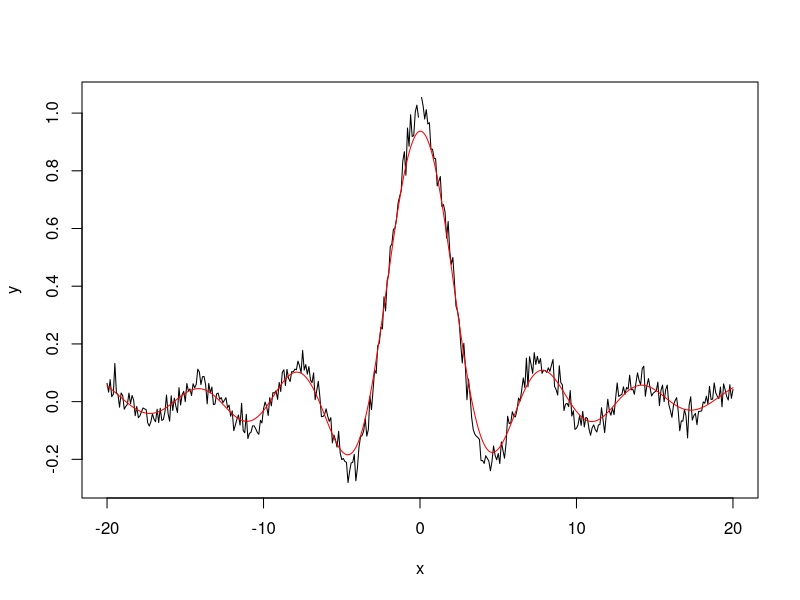
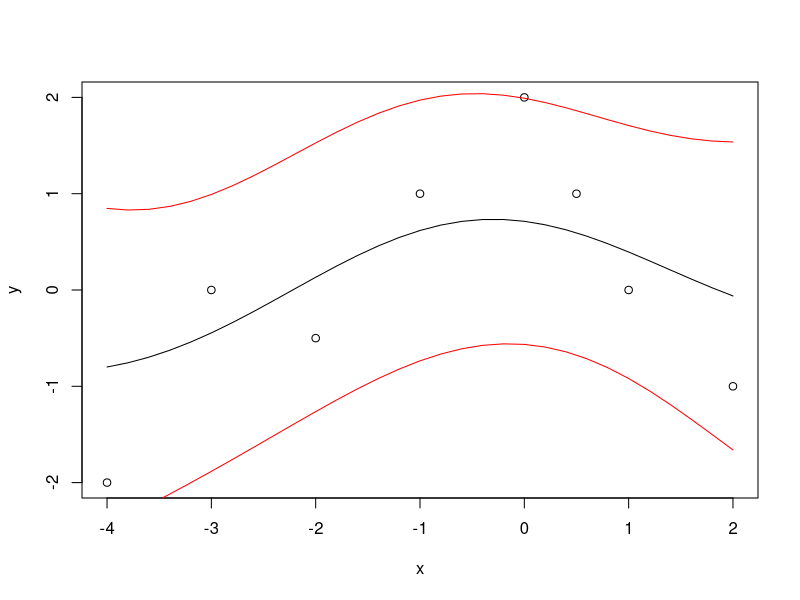
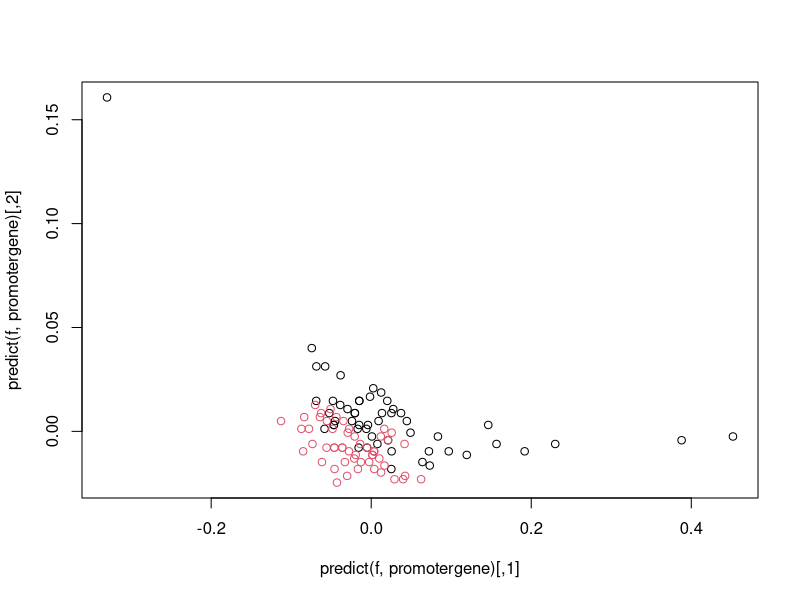
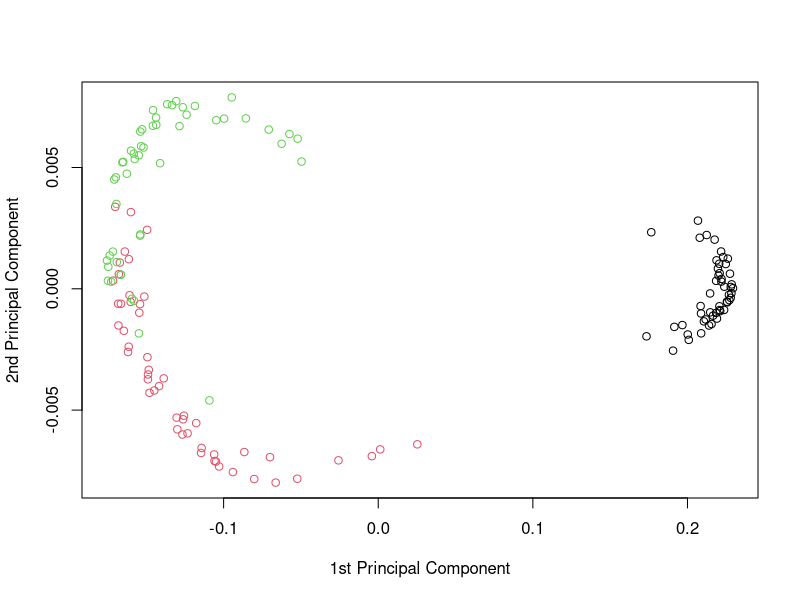
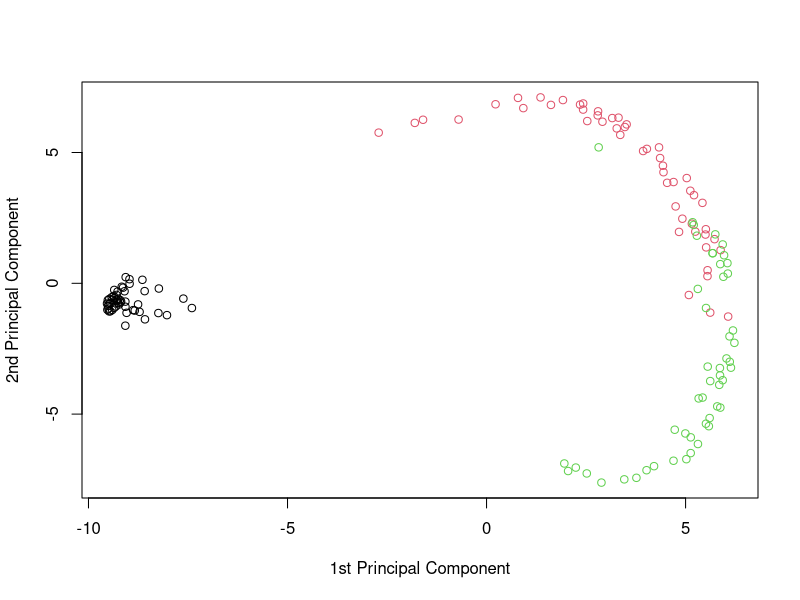
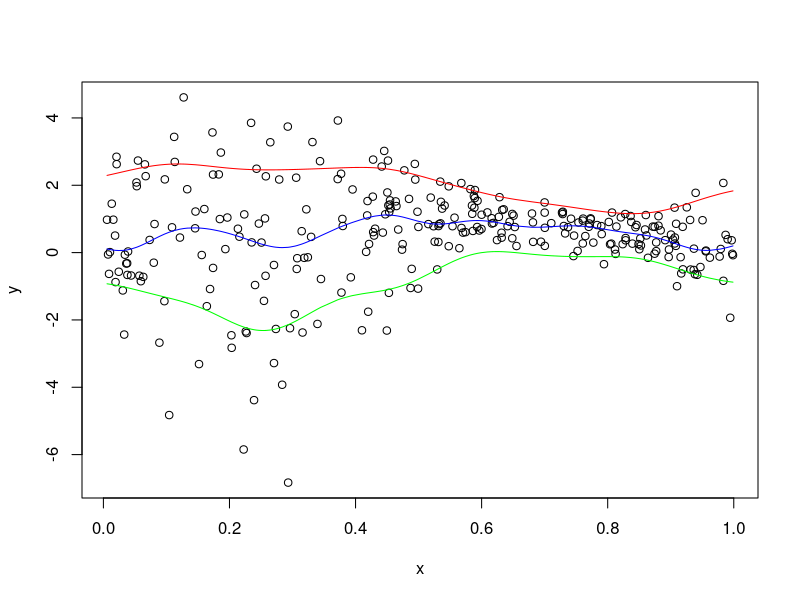
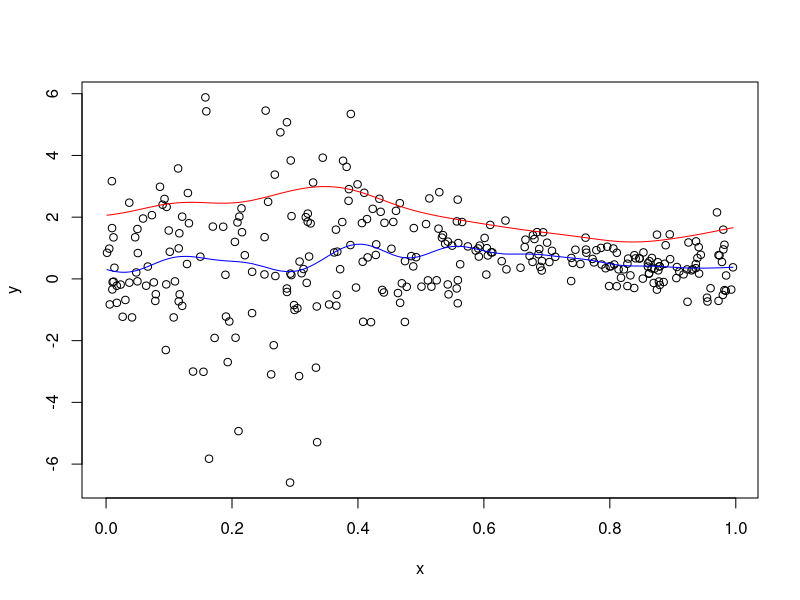
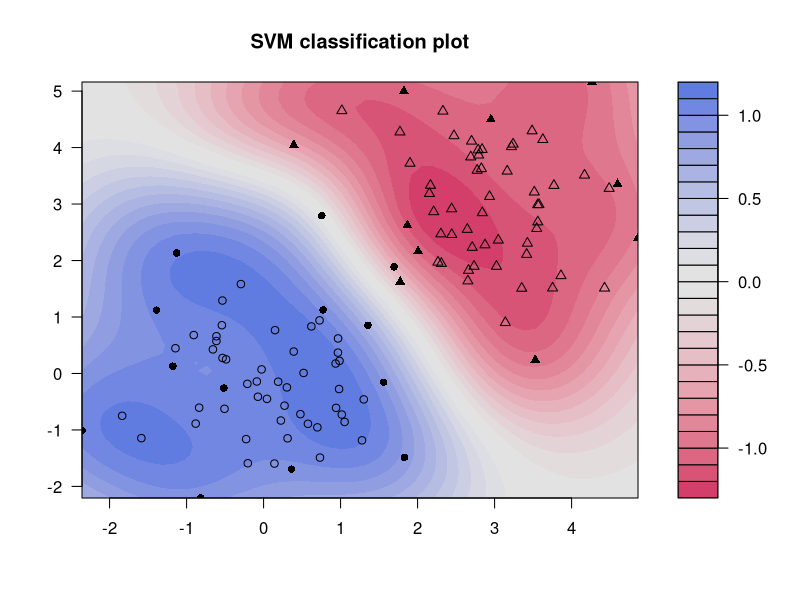

Write R code to recreate these figures, in order.
library(kernlab)
test_1 <- function() {
    ## Create toy data
    x <- rbind(matrix(rnorm(10),,2),matrix(rnorm(10,mean=3),,2))
    y <- matrix(c(rep(1,5),rep(-1,5)))

    ### Use as.kernelMatrix to label the cov. matrix as a kernel matrix
    ### which is eq. to using a linear kernel 

    K <- as.kernelMatrix(crossprod(t(x)))

    K

    svp2 <- ksvm(K, y, type="C-svc")

    svp2
}

test_2 <- function() {
    ## create artificial pairwise probabilities
    pairs <- matrix(c(0.82,0.12,0.76,0.1,0.9,0.05),2)

    couple(pairs)

    couple(pairs, coupler="pkpd")

    couple(pairs, coupler ="vote")
}

test_3 <- function() {

    data(iris)

    ## create multidimensional y matrix
    yind <- t(matrix(1:3,3,150))
    ymat <- matrix(0, 150, 3)
    ymat[yind==as.integer(iris[,5])] <- 1

    datamatrix <- as.matrix(iris[,-5])
    # initialize kernel function
    rbf <- rbfdot(sigma=0.1)
    rbf
    Z <- csi(datamatrix,ymat, kernel=rbf, rank = 30)
    dim(Z)
    pivots(Z)
    # calculate kernel matrix
    K <- crossprod(t(Z))
    # difference between approximated and real kernel matrix
    (K - kernelMatrix(kernel=rbf, datamatrix))[6,]
}

test_4 <- function() {
    data(iris)

    ## create multidimensional y matrix
    yind <- t(matrix(1:3,3,150))
    ymat <- matrix(0, 150, 3)
    ymat[yind==as.integer(iris[,5])] <- 1

    datamatrix <- as.matrix(iris[,-5])
    # initialize kernel function
    rbf <- rbfdot(sigma=0.1)
    rbf
    Z <- csi(datamatrix,ymat, kernel=rbf, rank = 30)
    dim(Z)
    pivots(Z)
    # calculate kernel matrix
    K <- crossprod(t(Z))
    # difference between approximated and real kernel matrix
    (K - kernelMatrix(kernel=rbf, datamatrix))[6,]
}

test_5 <- function() {
    rbfkernel <- rbfdot(sigma = 0.1)
    rbfkernel

    kpar(rbfkernel)

    ## create two vectors
    x <- rnorm(10)
    y <- rnorm(10)

    ## calculate dot product
    rbfkernel(x,y)
}

test_6 <- function() {
    # train model
    data(iris)
    test <- gausspr(Species~.,data=iris,var=2)
    test
    alpha(test)

    # predict on the training set
    predict(test,iris[,-5])
    # class probabilities 
    predict(test, iris[,-5], type="probabilities")

    # create regression data
    x <- seq(-20,20,0.1)
    y <- sin(x)/x + rnorm(401,sd=0.03)

    # regression with gaussian processes
    foo <- gausspr(x, y)
    foo

    # predict and plot
    ytest <- predict(foo, x)
    plot(x, y, type ="l")
    lines(x, ytest, col="red")


    #predict and variance
    x = c(-4, -3, -2, -1,  0, 0.5, 1, 2)
    y = c(-2,  0,  -0.5,1,  2, 1, 0, -1)
    plot(x,y)
    foo2 <- gausspr(x, y, variance.model = TRUE)
    xtest <- seq(-4,2,0.2)
    lines(xtest, predict(foo2, xtest))
    lines(xtest,
          predict(foo2, xtest)+2*predict(foo2,xtest, type="sdeviation"),
          col="red")
    lines(xtest,
          predict(foo2, xtest)-2*predict(foo2,xtest, type="sdeviation"),
          col="red")
}

test_7 <- function() {

    # train model
    data(iris)
    test <- gausspr(Species~.,data=iris,var=2)
    test
    alpha(test)
    error(test)
    lev(test)
}

test_8 <- function() {

    data(iris)
    datamatrix <- as.matrix(iris[,-5])
    # initialize kernel function
    rbf <- rbfdot(sigma=0.1)
    rbf
    Z <- inchol(datamatrix,kernel=rbf)
    dim(Z)
    pivots(Z)
    # calculate kernel matrix
    K <- crossprod(t(Z))
    # difference between approximated and real kernel matrix
    (K - kernelMatrix(kernel=rbf, datamatrix))[6,]
}

test_9 <- function() {
    data(iris)
    datamatrix <- as.matrix(iris[,-5])
    # initialize kernel function
    rbf <- rbfdot(sigma=0.1)
    rbf
    Z <- inchol(datamatrix,kernel=rbf)
    dim(Z)
    pivots(Z)
    diagresidues(Z)
    maxresiduals(Z)
}

test_10 <- function() {

    ## create toy data set
    x <- rbind(matrix(rnorm(100),,2),matrix(rnorm(100)+3,,2))
    y <- matrix(c(rep(1,50),rep(-1,50)),,1)

    ## initialize onlearn object
    on <- inlearn(2, kernel = "rbfdot", kpar = list(sigma = 0.2),
                  type = "classification")

    ## learn one data point at the time
    for(i in sample(1:100,100))
    on <- onlearn(on,x[i,],y[i],nu=0.03,lambda=0.1)

    sign(predict(on,x))
}

test_11 <- function() {
    ## solve the Support Vector Machine optimization problem
    data(spam)

    ## sample a scaled part (500 points) of the spam data set
    m <- 500
    set <- sample(1:dim(spam)[1],m)
    x <- scale(as.matrix(spam[,-58]))[set,]
    y <- as.integer(spam[set,58])
    y[y==2] <- -1

    ##set C parameter and kernel
    C <- 5
    rbf <- rbfdot(sigma = 0.1)

    ## create H matrix etc.
    H <- kernelPol(rbf,x,,y)
    c <- matrix(rep(-1,m))
    A <- t(y)
    b <- 0
    l <- matrix(rep(0,m))
    u <- matrix(rep(C,m))
    r <- 0

    sv <- ipop(c,H,A,b,l,u,r)
    sv
    dual(sv)
}

test_12 <- function() {
    ## solve the Support Vector Machine optimization problem
    data(spam)

    ## sample a scaled part (300 points) of the spam data set
    m <- 300
    set <- sample(1:dim(spam)[1],m)
    x <- scale(as.matrix(spam[,-58]))[set,]
    y <- as.integer(spam[set,58])
    y[y==2] <- -1

    ##set C parameter and kernel
    C <- 5
    rbf <- rbfdot(sigma = 0.1)

    ## create H matrix etc.
    H <- kernelPol(rbf,x,,y)
    c <- matrix(rep(-1,m))
    A <- t(y)
    b <- 0
    l <- matrix(rep(0,m))
    u <- matrix(rep(C,m))
    r <- 0

    sv <- ipop(c,H,A,b,l,u,r)
    primal(sv)
    dual(sv)
    how(sv)
}

test_13 <- function() {

    ## dummy data
    x <- matrix(rnorm(30),15)
    y <- matrix(rnorm(30),15)

    kcca(x,y,ncomps=2)
}

test_14 <- function() {

    ## dummy data
    x <- matrix(rnorm(30),15)
    y <- matrix(rnorm(30),15)

    kcca(x,y,ncomps=2)
}

test_15 <- function() {

    rbfkernel <- rbfdot(sigma = 0.1)
    rbfkernel
    is(rbfkernel)
    kpar(rbfkernel)
}

test_16 <- function() {
    ## use the spam data
    data(spam)
    dt <- as.matrix(spam[c(10:20,3000:3010),-58])

    ## initialize kernel function 
    rbf <- rbfdot(sigma = 0.05)
    rbf

    ## calculate kernel matrix
    kernelMatrix(rbf, dt)

    yt <- as.matrix(as.integer(spam[c(10:20,3000:3010),58]))
    yt[yt==2] <- -1

    ## calculate the quadratic kernel expression
    kernelPol(rbf, dt, ,yt)

    ## calculate the kernel expansion
    kernelMult(rbf, dt, ,yt)
}

test_17 <- function() {
    data(promotergene)
    f <- kfa(~.,data=promotergene,features=2,kernel="rbfdot",
             kpar=list(sigma=0.01))
    plot(predict(f,promotergene),col=as.numeric(promotergene[,1]))
}

test_18 <- function() {
    data(promotergene)
    f <- kfa(~.,data=promotergene)
}

test_19 <- function() {
    # another example using the iris
    data(iris)
    test <- sample(1:150,70)

    kpc <- kha(~.,data=iris[-test,-5],kernel="rbfdot",
               kpar=list(sigma=0.2),features=2, eta=0.001, maxiter=65)

    #print the principal component vectors
    pcv(kpc)

    #plot the data projection on the components
    plot(predict(kpc,iris[,-5]),col=as.integer(iris[,5]),
         xlab="1st Principal Component",ylab="2nd Principal Component")
}

test_20 <- function() {
    # another example using the iris
    data(iris)
    test <- sample(1:50,20)

    kpc <- kha(~.,data=iris[-test,-5], kernel="rbfdot",
               kpar=list(sigma=0.2),features=2, eta=0.001, maxiter=65)

    #print the principal component vectors
    pcv(kpc)
    kernelf(kpc)
    eig(kpc)
}

test_21 <- function() {
    ## Cluster the iris data set.
    data(iris)

    sc <- kkmeans(as.matrix(iris[,-5]), centers=3)

    sc
    centers(sc)
    size(sc)
    withinss(sc)
}

test_22 <- function() {
    # create data
    x <- matrix(runif(300),100)
    y <- matrix(runif(300)+1,100)


    mmdo <- kmmd(x, y)

    mmdo
}

test_23 <- function() {
    # create data
    x <- matrix(runif(300),100)
    y <- matrix(runif(300)+1,100)


    mmdo <- kmmd(x, y)

    H0(mmdo)
}

test_24 <- function() {
    # another example using the iris
    data(iris)
    test <- sample(1:150,20)

    kpc <- kpca(~.,data=iris[-test,-5],kernel="rbfdot",
                kpar=list(sigma=0.2),features=2)

    #print the principal component vectors
    pcv(kpc)

    #plot the data projection on the components
    plot(rotated(kpc),col=as.integer(iris[-test,5]),
         xlab="1st Principal Component",ylab="2nd Principal Component")

    #embed remaining points 
    emb <- predict(kpc,iris[test,-5])
    points(emb,col=as.integer(iris[test,5]))
}

test_25 <- function() {
    # another example using the iris
    data(iris)
    test <- sample(1:50,20)

    kpc <- kpca(~.,data=iris[-test,-5],kernel="rbfdot",
                kpar=list(sigma=0.2),features=2)

    #print the principal component vectors
    pcv(kpc)
    rotated(kpc)
    kernelf(kpc)
    eig(kpc)
}

test_26 <- function() {
    # create data
    x <- sort(runif(300))
    y <- sin(pi*x) + rnorm(300,0,sd=exp(sin(2*pi*x)))

    # first calculate the median
    qrm <- kqr(x, y, tau = 0.5, C=0.15)

    # predict and plot
    plot(x, y)
    ytest <- predict(qrm, x)
    lines(x, ytest, col="blue")

    # calculate 0.9 quantile
    qrm <- kqr(x, y, tau = 0.9, kernel = "rbfdot",
               kpar= list(sigma=10), C=0.15)
    ytest <- predict(qrm, x)
    lines(x, ytest, col="red")

    # calculate 0.1 quantile
    qrm <- kqr(x, y, tau = 0.1,C=0.15)
    ytest <- predict(qrm, x)
    lines(x, ytest, col="green")

    # print first 10 model coefficients
    coef(qrm)[1:10]
}

test_27 <- function() {


    # create data
    x <- sort(runif(300))
    y <- sin(pi*x) + rnorm(300,0,sd=exp(sin(2*pi*x)))

    # first calculate the median
    qrm <- kqr(x, y, tau = 0.5, C=0.15)

    # predict and plot
    plot(x, y)
    ytest <- predict(qrm, x)
    lines(x, ytest, col="blue")

    # calculate 0.9 quantile
    qrm <- kqr(x, y, tau = 0.9, kernel = "rbfdot",
               kpar = list(sigma = 10), C = 0.15)
    ytest <- predict(qrm, x)
    lines(x, ytest, col="red")

    # print model coefficients and other information
    coef(qrm)
    b(qrm)
    error(qrm)
    kernelf(qrm)
}

test_28 <- function() {

    ## simple example using the spam data set
    data(spam)

    ## create test and training set
    index <- sample(1:dim(spam)[1])
    spamtrain <- spam[index[1:floor(dim(spam)[1]/2)], ]
    spamtest <- spam[index[((ceiling(dim(spam)[1]/2)) + 1):dim(spam)[1]], ]

    ## train a support vector machine
    filter <- ksvm(type~.,data=spamtrain,kernel="rbfdot",
                   kpar=list(sigma=0.05),C=5,cross=3)
    filter

    ## predict mail type on the test set
    mailtype <- predict(filter,spamtest[,-58])

    ## Check results
    table(mailtype,spamtest[,58])


    ## Another example with the famous iris data
    data(iris)

    ## Create a kernel function using the build in rbfdot function
    rbf <- rbfdot(sigma=0.1)
    rbf

    ## train a bound constraint support vector machine
    irismodel <- ksvm(Species~.,data=iris,type="C-bsvc",
                      kernel=rbf,C=10,prob.model=TRUE)

    irismodel

    ## get fitted values
    fitted(irismodel)

    ## Test on the training set with probabilities as output
    predict(irismodel, iris[,-5], type="probabilities")


    ## Demo of the plot function
    x <- rbind(matrix(rnorm(120),,2),matrix(rnorm(120,mean=3),,2))
    y <- matrix(c(rep(1,60),rep(-1,60)))

    svp <- ksvm(x,y,type="C-svc")
    plot(svp,data=x)


    ### Use kernelMatrix
    K <- as.kernelMatrix(crossprod(t(x)))

    svp2 <- ksvm(K, y, type="C-svc")

    svp2

    # test data
    xtest <- rbind(matrix(rnorm(20),,2),matrix(rnorm(20,mean=3),,2))
    # test kernel matrix i.e. inner/kernel product of test data with
    # Support Vectors

    Ktest <- as.kernelMatrix(crossprod(t(xtest),t(x[SVindex(svp2), ])))

    predict(svp2, Ktest)


    #### Use custom kernel 

    k <- function(x,y) {(sum(x*y) +1)*exp(-0.001*sum((x-y)^2))}
    class(k) <- "kernel"

    data(promotergene)

    ## train svm using custom kernel
    gene <- ksvm(Class~.,data=promotergene[c(1:20, 80:100),],kernel=k,
                 C=5,cross=5)

    gene


    #### Use text with string kernels
    data(reuters)
    is(reuters)
    tsv <- ksvm(reuters,rlabels,kernel="stringdot",
                kpar=list(length=5),cross=3,C=10)
    tsv


    ## regression
    # create data
    x <- seq(-20,20,0.1)
    y <- sin(x)/x + rnorm(401,sd=0.03)

    # train support vector machine
    regm <- ksvm(x,y,epsilon=0.01,kpar=list(sigma=16),cross=3)
    plot(x,y,type="l")
    lines(x,predict(regm,x),col="red")
}

test_29 <- function() {
    ## simple example using the promotergene data set
    data(promotergene)

    ## train a support vector machine
    gene <- ksvm(Class~.,data=promotergene,kernel="rbfdot",
                 kpar=list(sigma=0.015),C=50,cross=4)
    gene

    # the kernel  function
    kernelf(gene)
    # the alpha values
    alpha(gene)
    # the coefficients
    coef(gene)
    # the fitted values
    fitted(gene)
    # the cross validation error
    cross(gene)
}

test_30 <- function() {
    ## simple example
    data(iris)

    lir <- lssvm(Species~.,data=iris)

    lir

    lirr <- lssvm(Species~.,data= iris, reduced = FALSE)

    lirr

    ## Using the kernelMatrix interface

    iris <- unique(iris)

    rbf <- rbfdot(0.5)

    k <- kernelMatrix(rbf, as.matrix(iris[,-5]))

    klir <- lssvm(k, iris[, 5])

    klir

    pre <- predict(klir, k)
}

test_31 <- function() {

    # train model
    data(iris)
    test <- lssvm(Species~.,data=iris,var=2)
    test
    alpha(test)
    error(test)
    lev(test)
}

test_32 <- function() {
    data(musk)

    muskm <- ksvm(Class~.,data=musk,kernel="rbfdot",C=1000)

    muskm
}

test_33 <- function() {

    ## create toy data set
    x <- rbind(matrix(rnorm(100),,2),matrix(rnorm(100)+3,,2))
    y <- matrix(c(rep(1,50),rep(-1,50)),,1)

    ## initialize onlearn object
    on <- inlearn(2,kernel="rbfdot",kpar=list(sigma=0.2),
                  type="classification")

    ind <- sample(1:100,100)
    ## learn one data point at the time
    for(i in ind)
    on <- onlearn(on,x[i,],y[i],nu=0.03,lambda=0.1)

    ## or learn all the data 
    on <- onlearn(on,x[ind,],y[ind],nu=0.03,lambda=0.1)

    sign(predict(on,x))
}

test_34 <- function() {

    ## create toy data set
    x <- rbind(matrix(rnorm(100),,2),matrix(rnorm(100)+3,,2))
    y <- matrix(c(rep(1,50),rep(-1,50)),,1)

    ## initialize onlearn object
    on <- inlearn(2,kernel="rbfdot",kpar=list(sigma=0.2),
                  type="classification")

    ## learn one data point at the time
    for(i in sample(1:100,100))
    on <- onlearn(on,x[i,],y[i],nu=0.03,lambda=0.1)

    sign(predict(on,x))
}

test_35 <- function() {
    ## Demo of the plot function
    x <- rbind(matrix(rnorm(120),,2),matrix(rnorm(120,mean=3),,2))
    y <- matrix(c(rep(1,60),rep(-1,60)))

    svp <- ksvm(x,y,type="C-svc")
    plot(svp,data=x)
}

test_36 <- function() {

    ## example using the promotergene data set
    data(promotergene)

    ## create test and training set
    ind <- sample(1:dim(promotergene)[1],20)
    genetrain <- promotergene[-ind, ]
    genetest <- promotergene[ind, ]

    ## train a support vector machine
    gene <- gausspr(Class~.,data=genetrain,kernel="rbfdot",
                    kpar=list(sigma=0.015))
    gene

    ## predict gene type probabilities on the test set
    genetype <- predict(gene,genetest,type="probabilities")
    genetype
}

test_37 <- function() {
    # create data
    x <- sort(runif(300))
    y <- sin(pi*x) + rnorm(300,0,sd=exp(sin(2*pi*x)))

    # first calculate the median
    qrm <- kqr(x, y, tau = 0.5, C=0.15)

    # predict and plot
    plot(x, y)
    ytest <- predict(qrm, x)
    lines(x, ytest, col="blue")

    # calculate 0.9 quantile
    qrm <- kqr(x, y, tau = 0.9, kernel = "rbfdot",
               kpar= list(sigma=10), C=0.15)
    ytest <- predict(qrm, x)
    lines(x, ytest, col="red")
}

test_38 <- function() {

    ## example using the promotergene data set
    data(promotergene)

    ## create test and training set
    ind <- sample(1:dim(promotergene)[1],20)
    genetrain <- promotergene[-ind, ]
    genetest <- promotergene[ind, ]

    ## train a support vector machine
    gene <- ksvm(Class~.,data=genetrain,kernel="rbfdot",
                 kpar=list(sigma=0.015),C=70,cross=4,prob.model=TRUE)
    gene

    ## predict gene type probabilities on the test set
    genetype <- predict(gene,genetest,type="probabilities")
    genetype
}

test_39 <- function() {
    data(promotergene)

    ## Create classification model using Gaussian Processes

    prom <- gausspr(Class~.,data=promotergene,kernel="rbfdot",
                    kpar=list(sigma=0.02),cross=4)
    prom

    ## Create model using Support Vector Machines

    promsv <- ksvm(Class~.,data=promotergene,kernel="laplacedot",
                   kpar="automatic",C=60,cross=4)
    promsv
}

test_40 <- function() {
    data(spirals)

    ## create data from spirals
    ran <- spirals[rowSums(abs(spirals) < 0.55) == 2,]

    ## rank points according to similarity to the most upper left point  
    ranked <- ranking(ran, 54, kernel = "rbfdot",
                      kpar = list(sigma = 100), edgegraph = TRUE)
    ranked[54, 2] <- max(ranked[-54, 2])
    c<-1:86
    op <- par(mfrow = c(1, 2),pty="s")
    plot(ran)
    plot(ran, cex=c[ranked[,3]]/40)
}

test_41 <- function() {
    data(spirals)

    ## create data set to be ranked
    ran<-spirals[rowSums(abs(spirals)<0.55)==2,]

    ## rank points according to "relevance" to point 54 (up left)
    ranked<-ranking(ran,54,kernel="rbfdot",
                    kpar=list(sigma=100),edgegraph=TRUE)

    ranked
    edgegraph(ranked)[1:10,1:10]
}

test_42 <- function() {
    # create data
    x <- seq(-20,20,0.1)
    y <- sin(x)/x + rnorm(401,sd=0.05)

    # train relevance vector machine
    foo <- rvm(x, y)
    foo
    # print relevance vectors
    alpha(foo)
    RVindex(foo)

    # predict and plot
    ytest <- predict(foo, x)
    plot(x, y, type ="l")
    lines(x, ytest, col="red")
}

test_43 <- function() {

    # create data
    x <- seq(-20,20,0.1)
    y <- sin(x)/x + rnorm(401,sd=0.05)

    # train relevance vector machine
    foo <- rvm(x, y)
    foo

    alpha(foo)
    RVindex(foo)
    fitted(foo)
    kernelf(foo)
    nvar(foo)

    ## show slots
    slotNames(foo)
}

test_44 <- function() {

    ## estimate good sigma values for promotergene
    data(promotergene)
    srange <- sigest(Class~.,data = promotergene)
    srange

    s <- srange[2]
    s
    ## create test and training set
    ind <- sample(1:dim(promotergene)[1],20)
    genetrain <- promotergene[-ind, ]
    genetest <- promotergene[ind, ]

    ## train a support vector machine
    gene <- ksvm(Class~.,data=genetrain,kernel="rbfdot",
                 kpar=list(sigma = s),C=50,cross=3)
    gene

    ## predict gene type on the test set
    promoter <- predict(gene,genetest[,-1])

    ## Check results
    table(promoter,genetest[,1])
}

test_45 <- function() {
    ## Cluster the spirals data set.
    data(spirals)

    sc <- specc(spirals, centers=2)

    sc
    centers(sc)
    size(sc)
    withinss(sc)

    plot(spirals, col=sc)
}

test_46 <- function() {
    ## Cluster the spirals data set.
    data(spirals)

    sc <- specc(spirals, centers=2)

    centers(sc)
    size(sc)
}

test_47 <- function() {
    data(spirals)
    plot(spirals)
}

test_48 <- function() {

    sk <- stringdot(type="string", length=5)

    sk
}

cat("Running test_1\n")
test_1()

cat("Running test_2\n")
test_2()

cat("Running test_3\n")
test_3()

cat("Running test_4\n")
test_4()

cat("Running test_5\n")
test_5()

cat("Running test_6\n")
test_6()

cat("Running test_7\n")
test_7()

cat("Running test_8\n")
test_8()

cat("Running test_9\n")
test_9()

cat("Running test_10\n")
test_10()

cat("Running test_11\n")
test_11()

cat("Running test_12\n")
test_12()

cat("Running test_13\n")
test_13()

cat("Running test_14\n")
test_14()

cat("Running test_15\n")
test_15()

cat("Running test_16\n")
test_16()

cat("Running test_17\n")
test_17()

cat("Running test_18\n")
test_18()

cat("Running test_19\n")
test_19()

cat("Running test_20\n")
test_20()

cat("Running test_21\n")
test_21()

cat("Running test_22\n")
test_22()

cat("Running test_23\n")
test_23()

cat("Running test_24\n")
test_24()

cat("Running test_25\n")
test_25()

cat("Running test_26\n")
test_26()

cat("Running test_27\n")
test_27()

cat("Running test_28\n")
test_28()

cat("Running test_29\n")
test_29()

cat("Running test_30\n")
test_30()

cat("Running test_31\n")
test_31()

cat("Running test_32\n")
test_32()

cat("Running test_33\n")
test_33()

cat("Running test_34\n")
test_34()

cat("Running test_35\n")
test_35()

cat("Running test_36\n")
test_36()

cat("Running test_37\n")
test_37()

cat("Running test_38\n")
test_38()

cat("Running test_39\n")
test_39()

cat("Running test_40\n")
test_40()

cat("Running test_41\n")
test_41()

cat("Running test_42\n")
test_42()

cat("Running test_43\n")
test_43()

cat("Running test_44\n")
test_44()

cat("Running test_45\n")
test_45()

cat("Running test_46\n")
test_46()

cat("Running test_47\n")
test_47()

cat("Running test_48\n")
test_48()
